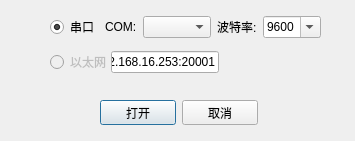
<?xml version="1.0" encoding="UTF-8"?>
<ui version="4.0">
 <class>Dialog</class>
 <widget class="QDialog" name="Dialog">
  <property name="geometry">
   <rect>
    <x>0</x>
    <y>0</y>
    <width>355</width>
    <height>141</height>
   </rect>
  </property>
  <property name="windowTitle">
   <string>Dialog</string>
  </property>
  <widget class="QWidget" name="layoutWidget">
   <property name="geometry">
    <rect>
     <x>100</x>
     <y>100</y>
     <width>158</width>
     <height>25</height>
    </rect>
   </property>
   <layout class="QHBoxLayout" name="horizontalLayout_4">
    <item>
     <widget class="QPushButton" name="pushButton">
      <property name="sizePolicy">
       <sizepolicy hsizetype="Fixed" vsizetype="Fixed">
        <horstretch>0</horstretch>
        <verstretch>0</verstretch>
       </sizepolicy>
      </property>
      <property name="text">
       <string>打开</string>
      </property>
     </widget>
    </item>
    <item>
     <widget class="QPushButton" name="pushButton_2">
      <property name="sizePolicy">
       <sizepolicy hsizetype="Fixed" vsizetype="Fixed">
        <horstretch>0</horstretch>
        <verstretch>0</verstretch>
       </sizepolicy>
      </property>
      <property name="text">
       <string>取消</string>
      </property>
     </widget>
    </item>
   </layout>
  </widget>
  <widget class="QWidget" name="layoutWidget">
   <property name="geometry">
    <rect>
     <x>50</x>
     <y>10</y>
     <width>271</width>
     <height>71</height>
    </rect>
   </property>
   <layout class="QVBoxLayout" name="verticalLayout">
    <item>
     <layout class="QHBoxLayout" name="horizontalLayout">
      <property name="leftMargin">
       <number>0</number>
      </property>
      <property name="rightMargin">
       <number>0</number>
      </property>
      <item>
       <widget class="QRadioButton" name="radioButton">
        <property name="sizePolicy">
         <sizepolicy hsizetype="Minimum" vsizetype="Fixed">
          <horstretch>0</horstretch>
          <verstretch>0</verstretch>
         </sizepolicy>
        </property>
        <property name="text">
         <string>串口</string>
        </property>
        <property name="checked">
         <bool>true</bool>
        </property>
       </widget>
      </item>
      <item>
       <widget class="QLabel" name="label">
        <property name="sizePolicy">
         <sizepolicy hsizetype="Fixed" vsizetype="Fixed">
          <horstretch>0</horstretch>
          <verstretch>0</verstretch>
         </sizepolicy>
        </property>
        <property name="text">
         <string>COM:</string>
        </property>
        <property name="buddy">
         <cstring>comboBox</cstring>
        </property>
       </widget>
      </item>
      <item>
       <widget class="QComboBox" name="comboBox">
        <property name="sizePolicy">
         <sizepolicy hsizetype="Fixed" vsizetype="Fixed">
          <horstretch>0</horstretch>
          <verstretch>0</verstretch>
         </sizepolicy>
        </property>
       </widget>
      </item>
      <item>
       <widget class="QLabel" name="label_2">
        <property name="sizePolicy">
         <sizepolicy hsizetype="Fixed" vsizetype="Fixed">
          <horstretch>0</horstretch>
          <verstretch>0</verstretch>
         </sizepolicy>
        </property>
        <property name="text">
         <string>波特率:</string>
        </property>
        <property name="buddy">
         <cstring>comboBox_2</cstring>
        </property>
       </widget>
      </item>
      <item>
       <widget class="QComboBox" name="comboBox_2">
        <property name="sizePolicy">
         <sizepolicy hsizetype="Fixed" vsizetype="Fixed">
          <horstretch>0</horstretch>
          <verstretch>0</verstretch>
         </sizepolicy>
        </property>
        <property name="editable">
         <bool>true</bool>
        </property>
        <property name="currentIndex">
         <number>1</number>
        </property>
        <item>
         <property name="text">
          <string>2400</string>
         </property>
        </item>
        <item>
         <property name="text">
          <string>9600</string>
         </property>
        </item>
       </widget>
      </item>
      <item>
       <spacer name="horizontalSpacer_2">
        <property name="orientation">
         <enum>Qt::Horizontal</enum>
        </property>
        <property name="sizeHint" stdset="0">
         <size>
          <width>40</width>
          <height>20</height>
         </size>
        </property>
       </spacer>
      </item>
     </layout>
    </item>
    <item>
     <layout class="QHBoxLayout" name="horizontalLayout_2">
      <property name="spacing">
       <number>0</number>
      </property>
      <property name="leftMargin">
       <number>0</number>
      </property>
      <property name="rightMargin">
       <number>0</number>
      </property>
      <item>
       <widget class="QRadioButton" name="radioButton_2">
        <property name="enabled">
         <bool>false</bool>
        </property>
        <property name="sizePolicy">
         <sizepolicy hsizetype="Minimum" vsizetype="Fixed">
          <horstretch>0</horstretch>
          <verstretch>0</verstretch>
         </sizepolicy>
        </property>
        <property name="text">
         <string>以太网</string>
        </property>
       </widget>
      </item>
      <item>
       <widget class="QLineEdit" name="lineEdit">
        <property name="sizePolicy">
         <sizepolicy hsizetype="Preferred" vsizetype="Fixed">
          <horstretch>0</horstretch>
          <verstretch>0</verstretch>
         </sizepolicy>
        </property>
        <property name="text">
         <string>192.168.16.253:20001</string>
        </property>
       </widget>
      </item>
      <item>
       <spacer name="horizontalSpacer">
        <property name="orientation">
         <enum>Qt::Horizontal</enum>
        </property>
        <property name="sizeHint" stdset="0">
         <size>
          <width>40</width>
          <height>20</height>
         </size>
        </property>
       </spacer>
      </item>
     </layout>
    </item>
   </layout>
  </widget>
 </widget>
 <resources/>
 <connections>
  <connection>
   <sender>pushButton_2</sender>
   <signal>clicked()</signal>
   <receiver>Dialog</receiver>
   <slot>close()</slot>
   <hints>
    <hint type="sourcelabel">
     <x>188</x>
     <y>65</y>
    </hint>
    <hint type="destinationlabel">
     <x>227</x>
     <y>63</y>
    </hint>
   </hints>
  </connection>
 </connections>
</ui>
